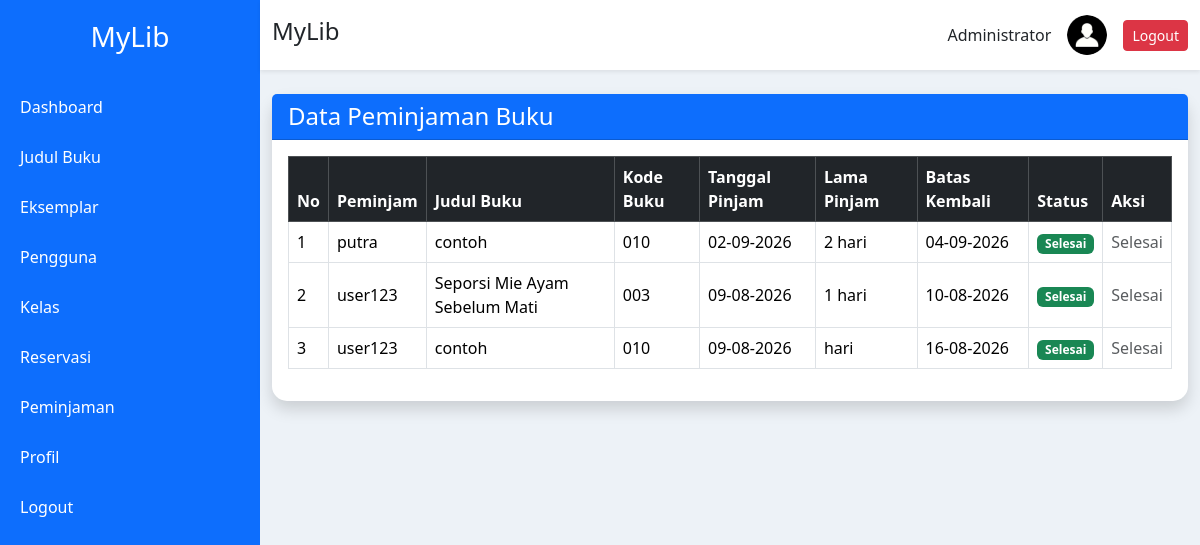
The app's page /admin/peminjaman/index.php (signed in) with its own data.
### tables this page shows
CREATE TABLE `riwayat_peminjaman` (
  `id` int NOT NULL,
  `user_id` int NOT NULL,
  `eksemplar_id` int NOT NULL,
  `tanggal_pinjam` date NOT NULL,
  `lama_pinjam` int DEFAULT NULL,
  `batas_kembali` date NOT NULL,
  `tanggal_kembali` date DEFAULT NULL,
  `status` enum('Dipinjam','Selesai') DEFAULT 'Dipinjam',
  `created_at` timestamp NULL DEFAULT CURRENT_TIMESTAMP
);

CREATE TABLE `users` (
  `id` int NOT NULL,
  `nama` varchar(100) NOT NULL,
  `username` varchar(50) NOT NULL,
  `password` varchar(255) NOT NULL,
  `role` enum('admin','user') NOT NULL,
  `status` enum('Aktif','Nonaktif') NOT NULL DEFAULT 'Aktif',
  `nis` varchar(50) DEFAULT NULL,
  `kelas_id` int DEFAULT NULL,
  `foto` varchar(255) DEFAULT 'default.png',
  `created_at` timestamp NULL DEFAULT CURRENT_TIMESTAMP
);

CREATE TABLE `judul_buku` (
  `id` int NOT NULL,
  `judul` varchar(200) NOT NULL,
  `penulis` varchar(100) NOT NULL,
  `penerbit` varchar(100) NOT NULL,
  `tahun` year NOT NULL,
  `isbn` varchar(30) DEFAULT NULL,
  `kategori` varchar(100) DEFAULT NULL,
  `rak` varchar(50) DEFAULT NULL,
  `sinopsis` text,
  `cover` varchar(255) DEFAULT 'default-book.png',
  `created_at` timestamp NULL DEFAULT CURRENT_TIMESTAMP
);

CREATE TABLE `eksemplar_buku` (
  `id` int NOT NULL,
  `judul_id` int NOT NULL,
  `kode_buku` varchar(30) NOT NULL,
  `status` enum('Tersedia','Dipinjam','Rusak','Hilang') DEFAULT 'Tersedia',
  `created_at` timestamp NULL DEFAULT CURRENT_TIMESTAMP
);

### admin/peminjaman/index.php (the view, shortened to what this page needs)
<?php
require "../../config/koneksi.php";
$peminjaman = mysqli_query($koneksi,"
SELECT
riwayat_peminjaman.*,
users.nama,
eksemplar_buku.kode_buku,
judul_buku.judul
FROM riwayat_peminjaman
INNER JOIN users
ON riwayat_peminjaman.user_id = users.id
INNER JOIN eksemplar_buku
ON riwayat_peminjaman.eksemplar_id = eksemplar_buku.id
INNER JOIN judul_buku
ON eksemplar_buku.judul_id = judul_buku.id
ORDER BY riwayat_peminjaman.id DESC
");
include "../../templates/header.php";
?>
<?php include "../../templates/sidebar_admin.php"; ?>
<div class="main">
<?php include "../../templates/navbar.php"; ?>
<div class="container mt-4">
<div class="card shadow">
<div class="card-header bg-primary text-white">
<h4 class="mb-0">
Data Peminjaman Buku
</h4>
</div>
<div class="card-body">
<div class="table-responsive">
<table class="table table-bordered table-hover align-middle">
<thead class="table-dark">
<tr>
<th>No</th>
<th>Peminjam</th>
<th>Judul Buku</th>
<th>Kode Buku</th>
<th>Tanggal Pinjam</th>
<th>Lama Pinjam</th>
<th>Batas Kembali</th>
<th>Status</th>
<th>Aksi</th>
</tr>
</thead>
<tbody>
<?php
$no=1;
while($p=mysqli_fetch_assoc($peminjaman)){
?>
<tr>
<td>
<?= $no++; ?>
</td>
<td>
<?= htmlspecialchars($p['nama']); ?>
</td>
<td>
<?= htmlspecialchars($p['judul']); ?>
</td>
<td>
<?= htmlspecialchars($p['kode_buku']); ?>
</td>
<td>
<?= date(
"d-m-Y",
strtotime($p['tanggal_pinjam'])
); ?>
</td>
<td>
<?= $p['lama_pinjam']; ?> hari
</td>
<td>
<?= date(
"d-m-Y",
strtotime($p['batas_kembali'])
); ?>
</td>
<td>
<?php if($p['status']=="Dipinjam"){ ?>
<span class="badge bg-warning">
Dipinjam
</span>
<?php }else{ ?>
<span class="badge bg-success">
Selesai
</span>
<?php } ?>
</td>
<td>
<?php if($p['status']=="Dipinjam"){ ?>
<a
href="kembali.php?id=<?= $p['id']; ?>"
class="btn btn-success btn-sm"
onclick="return confirm('Konfirmasi pengembalian buku?')">
Kembalikan
</a>
<?php }else{ ?>
<span class="text-muted">
Selesai
</span>
<?php } ?>
</td>
</tr>
<?php } ?>
</tbody>
</table>
</div>
</div>
</div>
<?php include "../../templates/footer.php"; ?>

### templates/header.php (style rules this page uses)
body { background:#edf2f7; font-family:Segoe UI; }
.main { margin-left:260px; }
.card { border:none; border-radius:15px; }

### records on screen
riwayat_peminjaman: user.nama "putra", judul_buku.judul "contoh", eksemplar.kode_buku "010", tanggal_pinjam "02-09-2026", lama_pinjam "2", batas_kembali "04-09-2026", status "Selesai"
riwayat_peminjaman: user.nama "user123", judul_buku.judul "Seporsi Mie Ayam Sebelum Mati", eksemplar.kode_buku "003", tanggal_pinjam "09-08-2026", lama_pinjam "1", batas_kembali "10-08-2026", status "Selesai"
riwayat_peminjaman: user.nama "user123", judul_buku.judul "contoh", eksemplar.kode_buku "010", tanggal_pinjam "09-08-2026", batas_kembali "16-08-2026", status "Selesai"

### other values on screen
$_SESSION['nama'] "Administrator"
